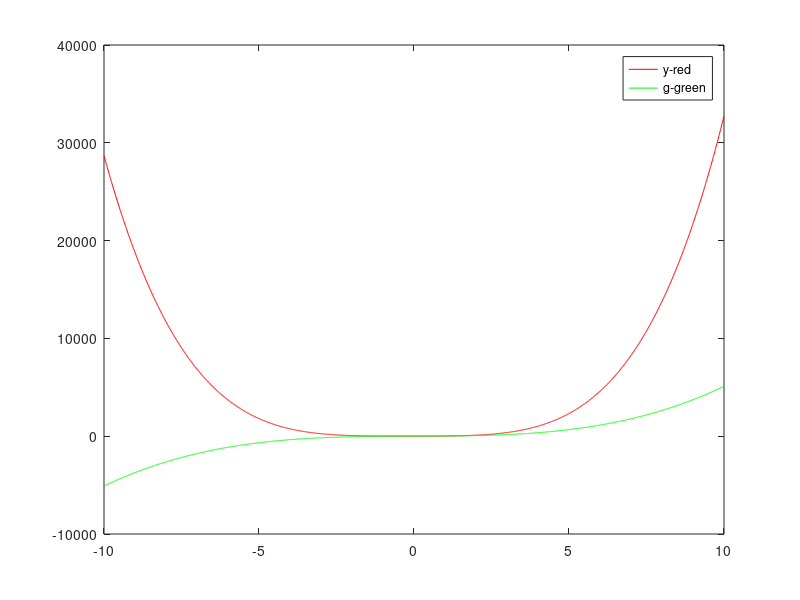

Reproduce this figure in MATLAB.
close all;
clear all;
clc
x = [-10 : 0.01: 10];
y = 3*x.^4 + 2 * x.^3 + 7 * x.^2 + 2 * x + 9;
g = 5 * x.^3 + 9 * x + 2;
plot(x, y, 'r', x, g, 'g'),legend('y-red','g-green')